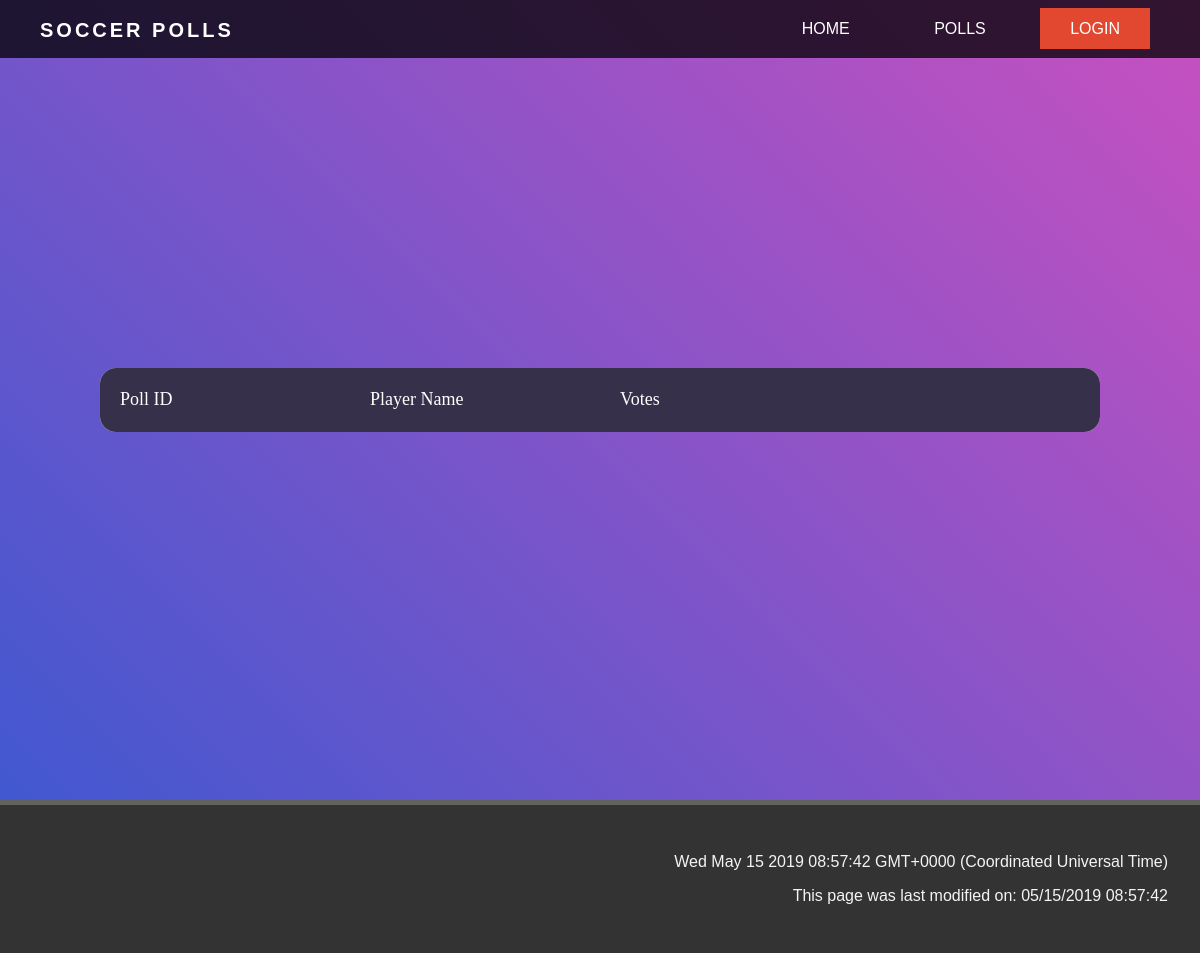
/poll/5, run on an earlier commit of the app's database.
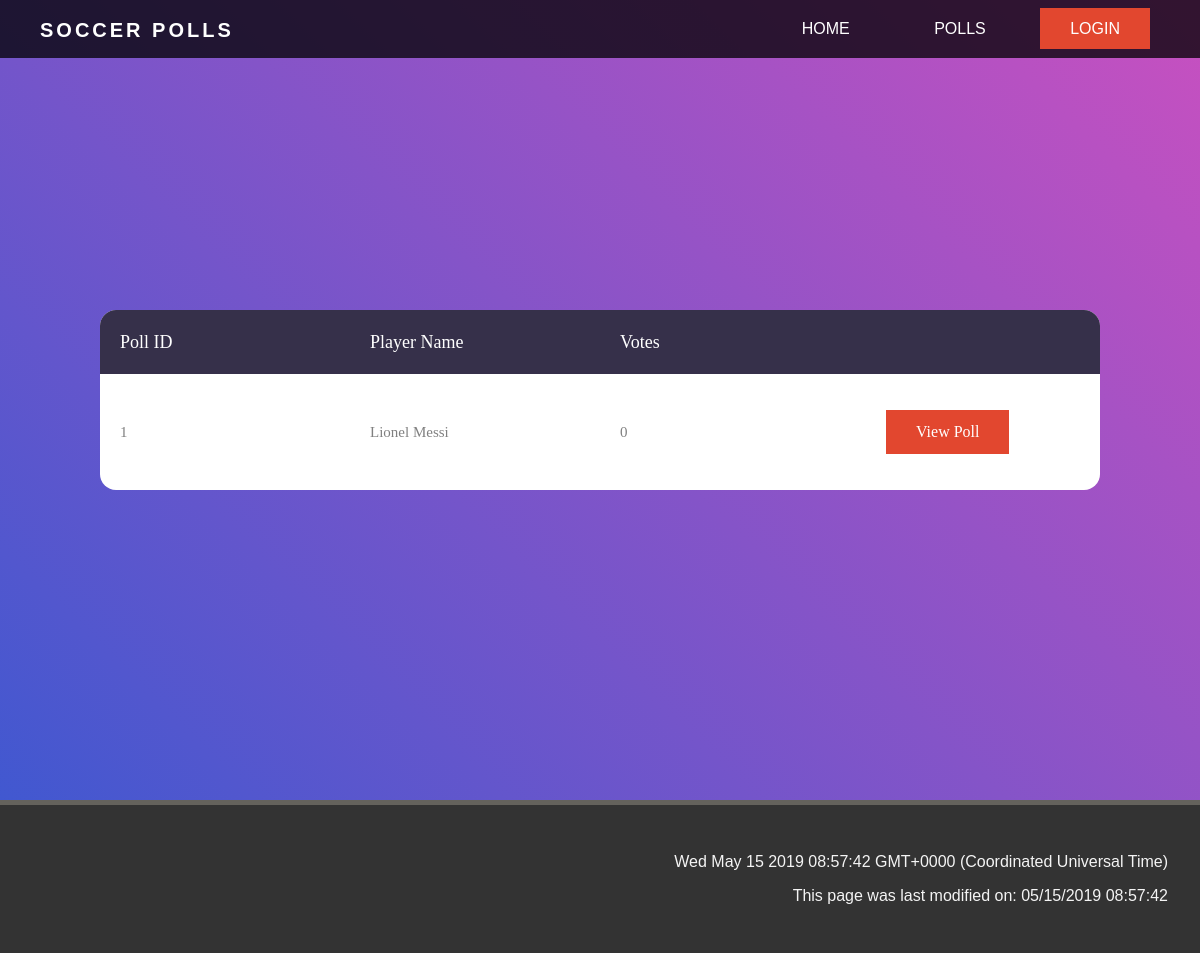
And on a later commit of the database.
### app/models.py (models this page shows, shortened)
class PollPlayer(db.Model):
    pollplayerid = db.Column(db.Integer, primary_key=True)
    pollid =  db.Column(db.Integer, db.ForeignKey('polls.pollid'))
    playerid = db.Column(db.Integer, db.ForeignKey('player.playerid'))
    votecount = db.Column(db.Integer)

class Player(db.Model):
    playerid = db.Column(db.Integer, primary_key=True)
    playername = db.Column(db.String(128), index=True, unique=False)
    nationality = db.Column(db.String(64), index=True, unique=False)
    club = db.Column(db.String(64), index=True, unique=False)
    presentpoll = db.relationship('PollPlayer', backref='playerentry', lazy='dynamic')

### app/routes.py (the view)
@app.route('/poll/<pollid>')
def poll(pollid):
    thispoll = Polls.query.filter_by(pollid=pollid).first()
    votes = PollPlayer.query.filter_by(pollid=pollid)
    return render_template('poll.html', poll=thispoll, votes=votes)

### app/templates/poll.html (shortened to what this page needs)
{% extends "base2.html" %}
{% block content %}
<div class="container-table100">
    <div class="table100">
        <table>
            <thead>
                <tr class="table100-head">
                    <th class="column">Poll ID</th>
                    <th class="column">Player Name</th>
                    <th class="column">Votes</th>
                    <th class="column"></th>
                </tr>
            </thead>
            <tbody>
                {% for entry in votes %}
                <tr id= poll.id >
                    <td class="column">{{ entry.playerid }} </td>
                    <td class="column">{{ entry.playerentry.playername }} </td>
                    <td class="column">{{ entry.votecount }} </td>
                    <td class="column"><a href="#" class="button">View Poll </a></td>
                </tr>
                {% endfor %}
        </table>
    </div>
</div>
</body>
{% endblock %}

What changed in the data, as far as the page shows it:
added PollPlayer: playerid "1", playerentry.playername "Lionel Messi", votecount "0"
